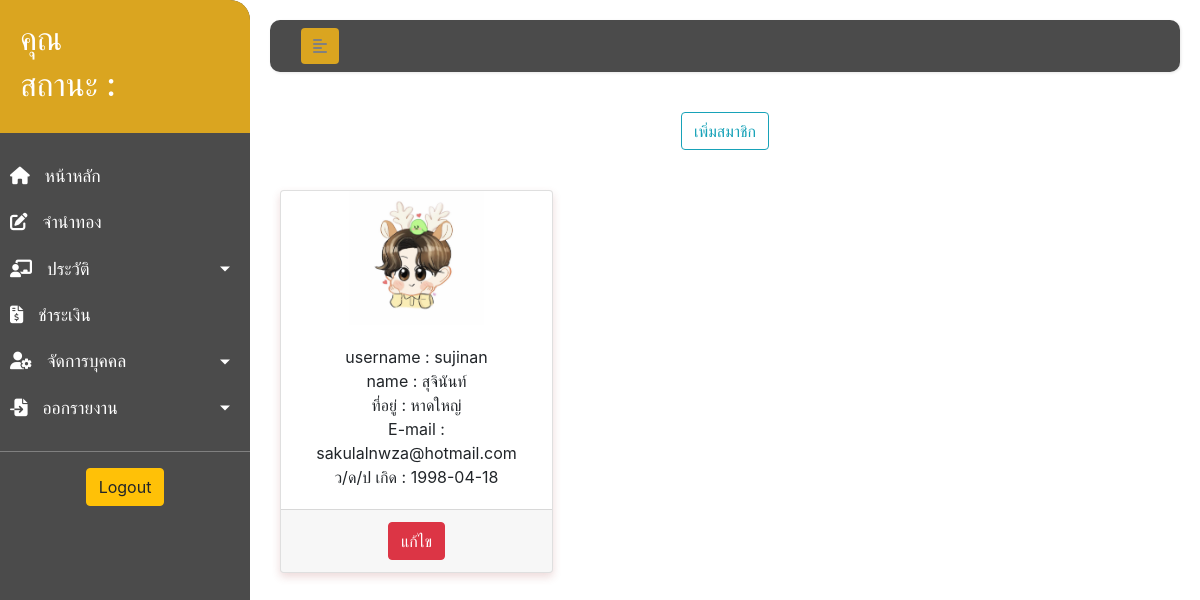
Page /personal.php on the committed database.
### tables this page shows
CREATE TABLE `members` (
  `MbID` int(10) NOT NULL,
  `MBusername` varchar(255) NOT NULL,
  `MBpassword` varchar(255) NOT NULL,
  `MBfname` varchar(255) NOT NULL,
  `MBlname` varchar(255) NOT NULL,
  `MBbday` date NOT NULL,
  `MBaddress` varchar(255) NOT NULL,
  `phone` int(10) NOT NULL,
  `email` varchar(255) NOT NULL,
  `MB_IDcard` varchar(255) NOT NULL,
  `MBstatus` varchar(255) NOT NULL,
  `MBpicture` varchar(255) NOT NULL
);

### personal.php (the view, shortened to what this page needs)
<?php
    include_once('config.php');
?>
<!DOCTYPE html>
<html lang="en">
<head>
    <link rel="stylesheet" href="css/css.css">
    <link rel="stylesheet" href="https://stackpath.bootstrapcdn.com/bootstrap/4.1.3/css/bootstrap.min.css">
</head>
<body>
    <div class="wrapper">
        <nav id="sidebar">
            <div class="sidebar-header">
                    <h2>คุณ <?php echo $_SESSION['fname']; ?></h2>
                    <h2>สถานะ :  <?php echo $_SESSION['position']; ?></h2>
            </div>
            <ul class="list-unstyled components">
                <li>
                    <a href="index.php">
                        <i class="fas fa-home"></i>
                        หน้าหลัก
                    </a>
                </li>
                <li>
                    <a href="pawngold.php">
                        <i class="fas fa-edit"></i>
                        จำนำทอง
                    </a>
                </li>
                <li>
                    <a href="#infoSubmenu" data-toggle="collapse" aria-expanded="false" class="dropdown-toggle">
                        <i class="fas fa-chalkboard-teacher"></i>
                        ประวัติ
                    </a>
                </li>
                <li>
                    <a href="payment.php">
                        <i class="fas fa-file-invoice-dollar"></i>
                        ชำระเงิน
                    </a>
                </li>
                <li>
                    <a href="#userSubmenu" data-toggle="collapse" aria-expanded="false" class="dropdown-toggle">
                        <i class="fas fa-user-cog"></i>
                        จัดการบุคคล
                    </a>
                </li>
                <li>
                    <a href="#reportSubmenu" data-toggle="collapse" aria-expanded="false" class="dropdown-toggle">
                        <i class="fas fa-file-import"></i>
                        ออกรายงาน
                    </a>
                </li>
            </ul>
            <div class="logout">
                <a href="logout.php">
                    <input type="submit" class="btn btn-warning" name="logout" value="Logout"><br>
                </a>
            </div>
        </nav>
        <div id="content">
            <nav class="navbar navbar-expand-lg ">
                <div class="container-fluid">
                    <button type="button" id="sidebarCollapse" class="btn">
                        <i class="fas fa-align-left"></i>
                    </button>
                </div>
            </nav>
            <div class="card-content">
                <div class="addmember">
                    <a href="regist.php">
                        <button  type="button" class="btn btn-outline-info" name="addmember">เพิ่มสมาชิก</button>
                    </a>
                </div>
                <div class="layout_card">
                    <?php
                        $query = "SELECT * FROM members WHERE MBstatus = 'พนักงาน' " or die ("Error in query: $query " . mysqli_error($query));
                        $result = mysqli_query($conn, $query);
                        while($row = mysqli_fetch_array($result)) {
                    ?>
                    <div class="card">
                        <div class="Picprofile">
                            <img src= "userpic/<?php echo $row["MBpicture"];?>" width="50%">
                        </div>
                        <div class="card-body">
                            <tr>
                                <td><div>
                                    username : <?php echo $row["MBusername"]; ?>
                                </div></td>
                                <td><div>
                                    name : <?php echo $row["MBfname"]; ?>
                                </div></td>
                                <td><div>
                                    ที่อยู่ : <?php echo $row["MBaddress"]; ?>
                                </div></td>
                                <td><div>
                                    E-mail : <?php echo $row["email"]; ?>
                                </div></td>
                                <td><div>
                                    ว/ด/ป เกิด : <?php echo $row["MBbday"]; ?>
                                </div></td>
                            </tr>
                        </div>
                        <div class="card-footer">
                            <div class="edit">
                                <a href="editprofile.php?member_id=<?=$row["MbID"];?>">
                                    <button type="button" class="btn btn-danger">แก้ไข</button>
                                </a>
                            </div>
                        </div>
                    </div>
                    <?php } ?>
                </div>
            </div>
        </div>
    </div>
</body>
</html>

### css/css.css (style rules this page uses)
* { list-style: none; }
body { font-family: 'Kanit', sans-serif; font-family: 'Roboto Slab', serif; background: #fafafa; text-decoration: none; }
a, a:hover, a:focus { color: inherit; text-decoration: none; transition: all 0.3s; }
.navbar { padding: 15px 10px; background: #4b4b4b; border: none; border-radius: 10px; margin-bottom: 40px; box-shadow: 1px 1px 3px rgba(0, 0, 0, 0.1); }
.navbar .btn { box-shadow: none; outline: none !important; border: none; background: goldenrod; color: gray; }
.wrapper { display: flex; align-items: stretch; width: 100%; height: 100%; }
#sidebar { min-width: 250px; max-width: 250px; background: #4b4b4b; color: #fff; transition: all 0.3s; border-top-right-radius: 20px; border-bottom-right-radius: 20px; }
#sidebar ul li a { text-align: left; }
#sidebar .sidebar-header { padding: 20px; background: goldenrod; border-top-right-radius: 20px; }
#sidebar ul.components { padding: 20px 0; border-bottom: 1px solid gray; }
#sidebar ul li a { padding: 10px; font-size: 1.1em; display: block; color: #fff; }
#sidebar ul li a i { margin-right: 10px; }
a[data-toggle="collapse"] { position: relative; }
.dropdown-toggle::after { display: block; position: absolute; top: 50%; right: 20px; transform: translateY(-50%); }
#content { width: 100%; padding: 20px; min-height: 100vh; transition: all 0.3s ease; }
.card-content { width: 100%; text-align: center; }
.addmember { text-align: center; margin-bottom: 30px; }
.card-content .layout_card { display: flex; }
.card { box-shadow: 0 4px 8px 0 rgba(167, 70, 70, 0.2); transition: 0.3s; width: 30%; border-radius: 5px; margin: 10px; }
.Picprofile { text-align: center; }
.card-footer { text-align: center; }
.logout { text-align: center; }

### rows in the picture
members: MBpicture (picture), MBusername "sujinan", MBfname "สุจินันท์", MBaddress "หาดใหญ่", email "sakulalnwza@hotmail.com", MBbday "1998-04-18"
